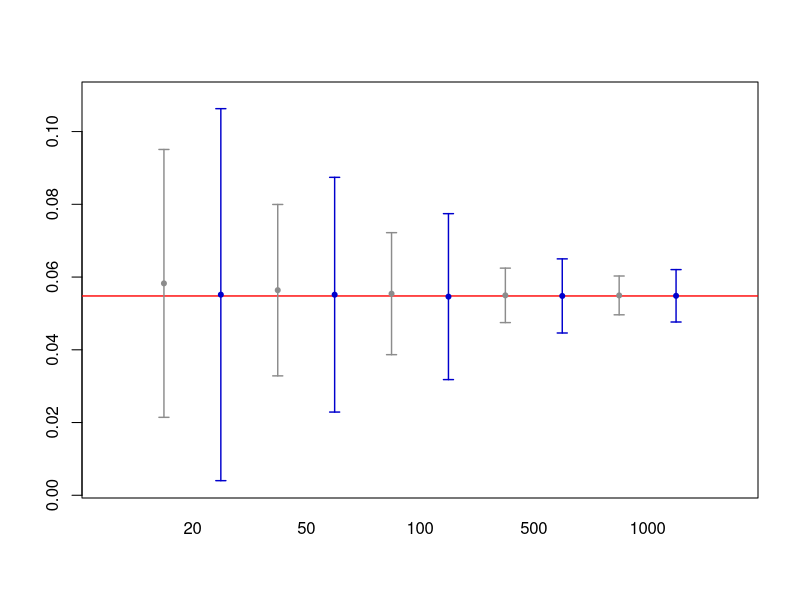
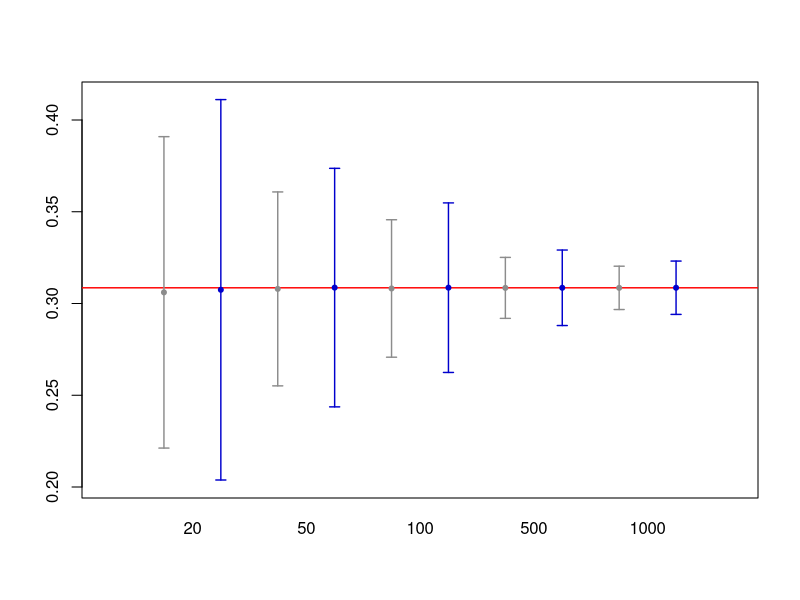
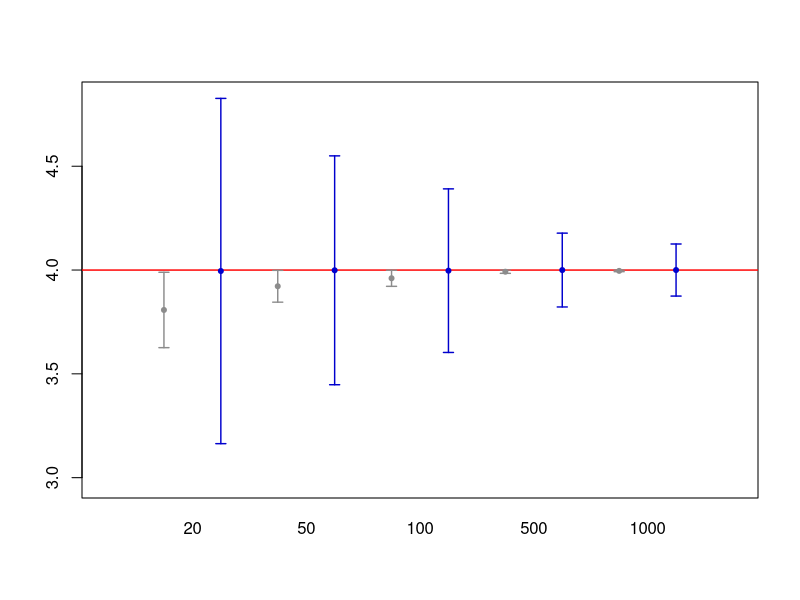
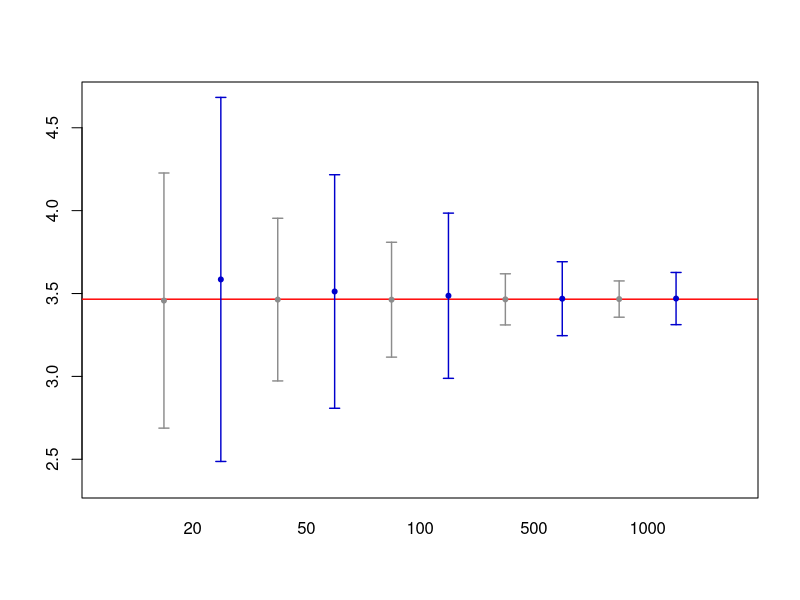
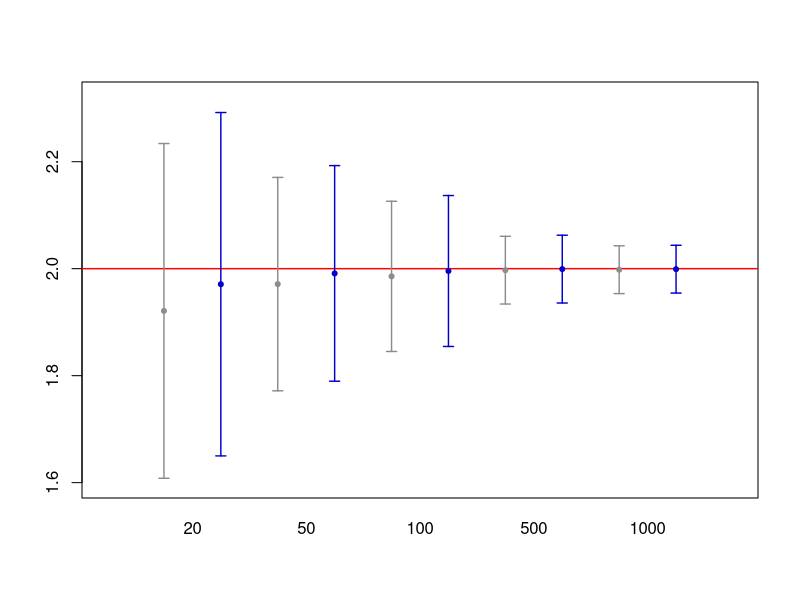
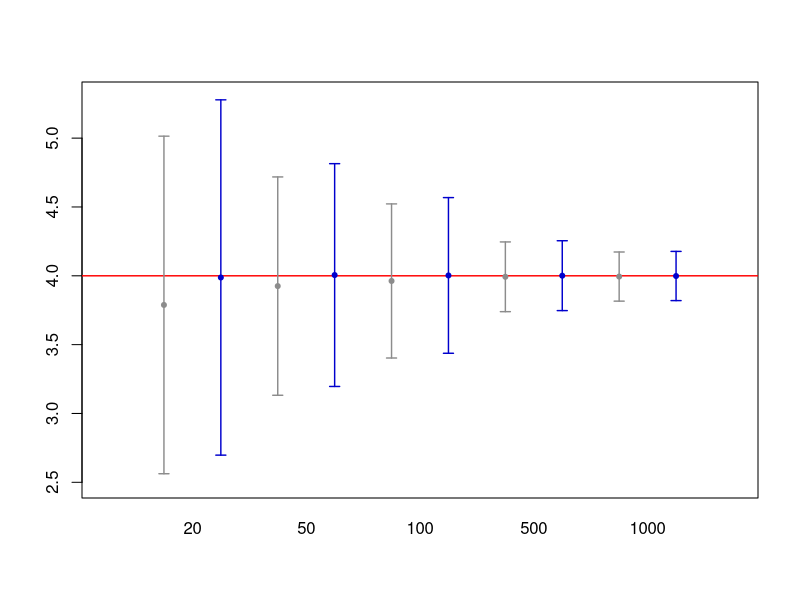

Generate these figures, in order, with R:
###
myplot1 <- function(rs.mean, rs.sd, true.val) {
  i1 <- min(rs.mean) - max(rs.sd)
  i2 <- max(rs.mean) + max(rs.sd)
  
  plot( 1, xlim=c(0,11), ylim=c(i1,i2), pch="", 
        xlab="", ylab="",  xaxt="n" )
  abline( h=true.val, col="red", lwd=1.4 )
  arrows( c(1:10), rs.mean-rs.sd, c(1:10), rs.mean+rs.sd, 
          code=3, angle=90, 
          length=0.05, lwd=1.4, col=c("gray55", "blue3") )
  points( c(1:10), rs.mean, pch=20, type="p", 
          col=c("gray55", "blue3") )
  axis( side=1, at=seq(1.5, 9.5, 2), 
        labels=c(20, 50, 100, 500, 1000), tick=FALSE )
}


###
# zad49
sim.norm.prob <- function(n, mu, sigma, a) {
  x <- rnorm(n, mu, sigma)
  est1 <- pnorm(a, mean(x), sd(x))
  est2 <- sum(x<=a)/n
  c(est1, est2)
}

# a = 3.4
rs1 <- replicate( 30000, sim.norm.prob(n=20, mu=5, sigma=1, a=3.4) )
rs2 <- replicate( 30000, sim.norm.prob(n=50, mu=5, sigma=1, a=3.4) )
rs3 <- replicate( 30000, sim.norm.prob(n=100, mu=5, sigma=1, a=3.4) )
rs4 <- replicate( 30000, sim.norm.prob(n=500, mu=5, sigma=1, a=3.4) )
rs5 <- replicate( 30000, sim.norm.prob(n=1000, mu=5, sigma=1, a=3.4) )

rs <- rbind( rs1, rs2, rs3, rs4, rs5 )

rs.mean <- apply(rs, 1, mean)
rs.sd <- apply(rs, 1, sd)
true.val <- pnorm(3.4, 5, 1)

myplot1(rs.mean, rs.sd, true.val)

# a = 4.5
rs1 <- replicate( 30000, sim.norm.prob(n=20, mu=5, sigma=1, a=4.5) )
rs2 <- replicate( 30000, sim.norm.prob(n=50, mu=5, sigma=1, a=4.5) )
rs3 <- replicate( 30000, sim.norm.prob(n=100, mu=5, sigma=1, a=4.5) )
rs4 <- replicate( 30000, sim.norm.prob(n=500, mu=5, sigma=1, a=4.5) )
rs5 <- replicate( 30000, sim.norm.prob(n=1000, mu=5, sigma=1, a=4.5) )

rs <- rbind( rs1, rs2, rs3, rs4, rs5 )

rs.mean <- apply(rs, 1, mean)
rs.sd <- apply(rs, 1, sd)
true.val <- pnorm(4.5, 5, 1)

myplot1(rs.mean, rs.sd, true.val)


###
# zad50
sim.unif.med <- function(n, b){
  x <- runif(n, 0, b)
  est1 <- max(x)/2
  est2 <- median(x)
  c(est1, est2)
}

rs1 <- replicate( 30000, sim.unif.med(n=20, b=8) )
rs2 <- replicate( 30000, sim.unif.med(n=50, b=8) )
rs3 <- replicate( 30000, sim.unif.med(n=100, b=8) )
rs4 <- replicate( 30000, sim.unif.med(n=500, b=8) )
rs5 <- replicate( 30000, sim.unif.med(n=1000, b=8) )

rs <- rbind( rs1, rs2, rs3, rs4, rs5 )

rs.mean <- apply(rs, 1, mean)
rs.sd <- apply(rs, 1, sd)
true.val <- 4

myplot1(rs.mean, rs.sd, true.val)


###
# zad51
sim.exp.med <- function(n, lambda) {
  x <- rexp(n, lambda)
  est1 <- mean(x)*log(2)
  est2 <- median(x)
  c(est1, est2)
}

rs1 <- replicate( 30000, sim.exp.med(n=20, lambda=1/5) )
rs2 <- replicate( 30000, sim.exp.med(n=50, lambda=1/5) )
rs3 <- replicate( 30000, sim.exp.med(n=100, lambda=1/5) )
rs4 <- replicate( 30000, sim.exp.med(n=500, lambda=1/5) )
rs5 <- replicate( 30000, sim.exp.med(n=1000, lambda=1/5) )

rs <- rbind( rs1, rs2, rs3, rs4, rs5 )

rs.mean <- apply(rs, 1, mean)
rs.sd <- apply(rs, 1, sd)
true.val <- 5*log(2)

myplot1(rs.mean, rs.sd, true.val)


###
# zad52
sim.norm.sd <- function(n, mu, sigma) {
  x <- rnorm(n, mu, sigma)
  x.bar <- mean(x)
  est1 <- sqrt( sum((x - x.bar)^2)/n )
  est2 <- sqrt( sum((x - x.bar)^2)/(n-1) )
  c(est1, est2)
}

rs1 <- replicate( 30000, sim.norm.sd(n=20, mu=3, sigma=2) )
rs2 <- replicate( 30000, sim.norm.sd(n=50, mu=3, sigma=2) )
rs3 <- replicate( 30000, sim.norm.sd(n=100, mu=3, sigma=2) )
rs4 <- replicate( 30000, sim.norm.sd(n=500, mu=3, sigma=2) )
rs5 <- replicate( 30000, sim.norm.sd(n=1000, mu=3, sigma=2) )

rs <- rbind( rs1, rs2, rs3, rs4, rs5 )

rs.mean <- apply(rs, 1, mean)
rs.sd <- apply(rs, 1, sd)
true.val <- 2

myplot1(rs.mean, rs.sd, true.val)

# 52 b
rs.mean2 <- apply(rs^2, 1, mean)
rs.sd2 <- apply(rs^2, 1, sd)
true.val2 <- 4

myplot1(rs.mean2, rs.sd2, true.val2)

# (!)  rs.mean2  е различно от  (rs.mean)^2


###
